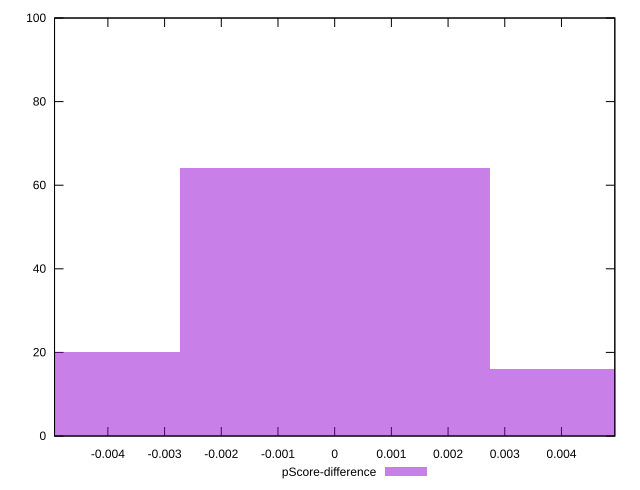

This figure's gnuplot source:
reset

$pScoreDifference <<EOF
0 64
-0.00546475903740606 20
0.00546475903740606 16
EOF

set key outside below
set boxwidth 0.00546475903740606
set xrange [-0.004941176470588227:0.004941176470588227]
set yrange [0:100]
set trange [0:100]
set style fill transparent solid 0.5 noborder
set terminal svg size 640, 490 enhanced background rgb 'white'
set output "report_00018_2021-02-10T15-25-16.877Z/uses-rel-preload/samples/pages+cached+noadtech/pScore-difference/histogram.svg"

plot $pScoreDifference title "pScore-difference" with boxes

reset
